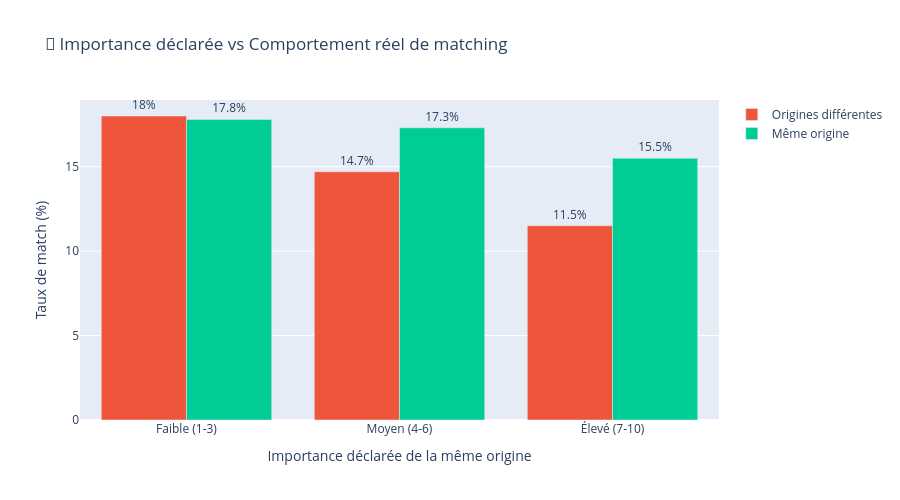

Source (notebook cell):
### Code cell
# Visualisation de la cohérence déclarations vs comportement
fig = px.bar(behavior_analysis,
             x='imprace_category',
             y='match_rate_pct',
             color='samerace_label',
             barmode='group',
             text='match_rate_pct',
             title='💭 Importance déclarée vs Comportement réel de matching',
             labels={'imprace_category': 'Importance déclarée de la même origine', 
                     'match_rate_pct': 'Taux de match (%)',
                     'samerace_label': ''},
             color_discrete_map={'Origines différentes': '#EF553B', 'Même origine': '#00CC96'})

fig.update_traces(texttemplate='%{text}%', textposition='outside')
fig.update_layout(height=500)
fig.show()

### Figure 1 — Plotly figure (JSON) as saved in the notebook; plotly's stock layout.template omitted (floating-point values rounded to 4 significant figures)
{"data": [{"alignmentgroup": "True", "hovertemplate": "=Origines différentes<br>Importance déclarée de la même origine=%{x}<br>Taux de match (%)=%{text}<extra></extra>", "legendgroup": "Origines différentes", "marker": {"color": "#EF553B", "pattern": {"shape": ""}}, "name": "Origines différentes", "offsetgroup": "Origines différentes", "orientation": "v", "showlegend": true, "text": [18.0, 14.7, 11.5], "textposition": "outside", "texttemplate": "%{text}%", "type": "bar", "x": ["Faible (1-3)", "Moyen (4-6)", "Élevé (7-10)"], "xaxis": "x", "y": [18.0, 14.7, 11.5], "yaxis": "y"}, {"alignmentgroup": "True", "hovertemplate": "=Même origine<br>Importance déclarée de la même origine=%{x}<br>Taux de match (%)=%{text}<extra></extra>", "legendgroup": "Même origine", "marker": {"color": "#00CC96", "pattern": {"shape": ""}}, "name": "Même origine", "offsetgroup": "Même origine", "orientation": "v", "showlegend": true, "text": [17.8, 17.3, 15.5], "textposition": "outside", "texttemplate": "%{text}%", "type": "bar", "x": ["Faible (1-3)", "Moyen (4-6)", "Élevé (7-10)"], "xaxis": "x", "y": [17.8, 17.3, 15.5], "yaxis": "y"}], "layout": {"barmode": "group", "height": 500, "legend": {"title": {"text": ""}, "tracegroupgap": 0}, "title": {"text": "💭 Importance déclarée vs Comportement réel de matching"}, "xaxis": {"anchor": "y", "domain": [0, 1], "title": {"text": "Importance déclarée de la même origine"}}, "yaxis": {"anchor": "x", "domain": [0, 1], "title": {"text": "Taux de match (%)"}}}}
